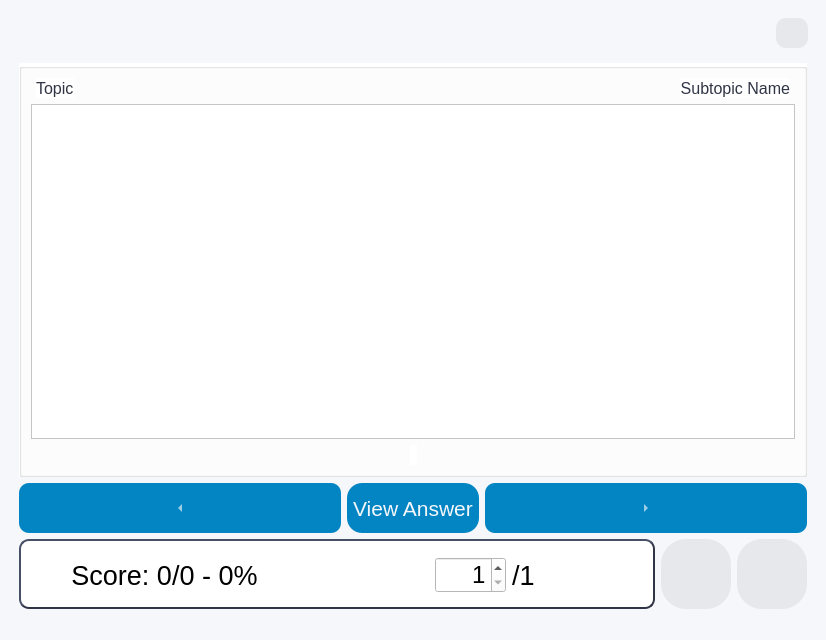
<?xml version="1.0" encoding="UTF-8"?>
<ui version="4.0">
 <class>MainWindow</class>
 <widget class="QMainWindow" name="MainWindow">
  <property name="geometry">
   <rect>
    <x>0</x>
    <y>0</y>
    <width>826</width>
    <height>640</height>
   </rect>
  </property>
  <property name="windowTitle">
   <string>Smart Retain</string>
  </property>
  <property name="styleSheet">
   <string notr="true">background-color: #F6F7FB</string>
  </property>
  <widget class="QWidget" name="centralwidget">
   <layout class="QVBoxLayout" name="verticalLayout">
    <item>
     <widget class="QWidget" name="menuBar" native="true">
      <property name="sizePolicy">
       <sizepolicy hsizetype="Expanding" vsizetype="Fixed">
        <horstretch>0</horstretch>
        <verstretch>0</verstretch>
       </sizepolicy>
      </property>
      <property name="styleSheet">
       <string notr="true"/>
      </property>
      <layout class="QHBoxLayout" name="horizontalLayout_2">
       <item>
        <layout class="QHBoxLayout" name="horizontalLayout">
         <item>
          <widget class="QLabel" name="courseNameLabel">
           <property name="font">
            <font>
             <family>MS Shell Dlg 2</family>
             <pointsize>16</pointsize>
            </font>
           </property>
           <property name="styleSheet">
            <string notr="true"/>
           </property>
           <property name="text">
            <string/>
           </property>
           <property name="alignment">
            <set>Qt::AlignCenter</set>
           </property>
          </widget>
         </item>
         <item>
          <widget class="QPushButton" name="optionsBtn">
           <property name="sizePolicy">
            <sizepolicy hsizetype="Fixed" vsizetype="Fixed">
             <horstretch>0</horstretch>
             <verstretch>0</verstretch>
            </sizepolicy>
           </property>
           <property name="minimumSize">
            <size>
             <width>30</width>
             <height>30</height>
            </size>
           </property>
           <property name="styleSheet">
            <string notr="true">QPushButton {
	border-radius: 10px;
	background-color:rgb(231, 232, 236);
	border-width: 0px
}

QPushButton:hover {
    background-color:rgb(210, 211, 214);
}</string>
           </property>
           <property name="text">
            <string/>
           </property>
          </widget>
         </item>
        </layout>
       </item>
      </layout>
     </widget>
    </item>
    <item>
     <layout class="QGridLayout" name="gridLayout" rowstretch="2,0,0" columnstretch="0,0,0,0,0">
      <item row="0" column="1" colspan="3">
       <widget class="QGroupBox" name="noteBox">
        <property name="sizePolicy">
         <sizepolicy hsizetype="Expanding" vsizetype="Expanding">
          <horstretch>0</horstretch>
          <verstretch>0</verstretch>
         </sizepolicy>
        </property>
        <property name="minimumSize">
         <size>
          <width>0</width>
          <height>200</height>
         </size>
        </property>
        <property name="font">
         <font>
          <pointsize>12</pointsize>
         </font>
        </property>
        <property name="styleSheet">
         <string notr="true">background-color:white</string>
        </property>
        <property name="title">
         <string/>
        </property>
        <property name="alignment">
         <set>Qt::AlignCenter</set>
        </property>
        <property name="flat">
         <bool>false</bool>
        </property>
        <layout class="QVBoxLayout" name="viewNoteLayout">
         <item>
          <layout class="QVBoxLayout" name="noteVBox">
           <item>
            <layout class="QHBoxLayout" name="horizontalLayout_4">
             <item>
              <spacer name="horizontalSpacer_3">
               <property name="orientation">
                <enum>Qt::Horizontal</enum>
               </property>
               <property name="sizeType">
                <enum>QSizePolicy::Fixed</enum>
               </property>
               <property name="sizeHint" stdset="0">
                <size>
                 <width>5</width>
                 <height>0</height>
                </size>
               </property>
              </spacer>
             </item>
             <item>
              <widget class="QLabel" name="topicLabel">
               <property name="font">
                <font>
                 <family>MS Shell Dlg 2</family>
                 <pointsize>12</pointsize>
                </font>
               </property>
               <property name="styleSheet">
                <string notr="true">color: #303545</string>
               </property>
               <property name="text">
                <string>Topic</string>
               </property>
              </widget>
             </item>
             <item>
              <spacer name="horizontalSpacer_4">
               <property name="orientation">
                <enum>Qt::Horizontal</enum>
               </property>
               <property name="sizeHint" stdset="0">
                <size>
                 <width>40</width>
                 <height>20</height>
                </size>
               </property>
              </spacer>
             </item>
             <item>
              <widget class="QLabel" name="subtopicLabel">
               <property name="font">
                <font>
                 <family>MS Shell Dlg 2</family>
                 <pointsize>12</pointsize>
                </font>
               </property>
               <property name="styleSheet">
                <string notr="true">color: #303545</string>
               </property>
               <property name="text">
                <string>Subtopic Name</string>
               </property>
               <property name="alignment">
                <set>Qt::AlignRight|Qt::AlignTrailing|Qt::AlignVCenter</set>
               </property>
              </widget>
             </item>
             <item>
              <spacer name="horizontalSpacer_5">
               <property name="orientation">
                <enum>Qt::Horizontal</enum>
               </property>
               <property name="sizeType">
                <enum>QSizePolicy::Fixed</enum>
               </property>
               <property name="sizeHint" stdset="0">
                <size>
                 <width>5</width>
                 <height>0</height>
                </size>
               </property>
              </spacer>
             </item>
            </layout>
           </item>
          </layout>
         </item>
         <item>
          <widget class="QTextEdit" name="noteEdit">
           <property name="font">
            <font>
             <family>MS Shell Dlg 2</family>
             <pointsize>20</pointsize>
             <weight>50</weight>
             <bold>false</bold>
            </font>
           </property>
           <property name="styleSheet">
            <string notr="true">padding-top:30;
padding-left:10;
padding-right:10;
padding-bottom:10;</string>
           </property>
           <property name="readOnly">
            <bool>true</bool>
           </property>
           <property name="html">
            <string>&lt;!DOCTYPE HTML PUBLIC &quot;-//W3C//DTD HTML 4.0//EN&quot; &quot;http://www.w3.org/TR/REC-html40/strict.dtd&quot;&gt;
&lt;html&gt;&lt;head&gt;&lt;meta name=&quot;qrichtext&quot; content=&quot;1&quot; /&gt;&lt;style type=&quot;text/css&quot;&gt;
p, li { white-space: pre-wrap; }
&lt;/style&gt;&lt;/head&gt;&lt;body style=&quot; font-family:'MS Shell Dlg 2'; font-size:20pt; font-weight:400; font-style:normal;&quot;&gt;
&lt;p align=&quot;center&quot; style=&quot;-qt-paragraph-type:empty; margin-top:0px; margin-bottom:0px; margin-left:0px; margin-right:0px; -qt-block-indent:0; text-indent:0px; font-family:'MS Shell Dlg 2'; font-weight:600;&quot;&gt;&lt;br /&gt;&lt;/p&gt;&lt;/body&gt;&lt;/html&gt;</string>
           </property>
          </widget>
         </item>
         <item>
          <layout class="QHBoxLayout" name="diagramLayout">
           <item>
            <spacer name="horizontalSpacer_6">
             <property name="orientation">
              <enum>Qt::Horizontal</enum>
             </property>
             <property name="sizeHint" stdset="0">
              <size>
               <width>40</width>
               <height>20</height>
              </size>
             </property>
            </spacer>
           </item>
           <item>
            <widget class="QLabel" name="diagramLabel">
             <property name="text">
              <string/>
             </property>
            </widget>
           </item>
           <item>
            <spacer name="horizontalSpacer_7">
             <property name="orientation">
              <enum>Qt::Horizontal</enum>
             </property>
             <property name="sizeHint" stdset="0">
              <size>
               <width>40</width>
               <height>20</height>
              </size>
             </property>
            </spacer>
           </item>
          </layout>
         </item>
        </layout>
       </widget>
      </item>
      <item row="2" column="2">
       <widget class="QPushButton" name="editBtn">
        <property name="sizePolicy">
         <sizepolicy hsizetype="Fixed" vsizetype="Fixed">
          <horstretch>0</horstretch>
          <verstretch>0</verstretch>
         </sizepolicy>
        </property>
        <property name="minimumSize">
         <size>
          <width>70</width>
          <height>70</height>
         </size>
        </property>
        <property name="maximumSize">
         <size>
          <width>70</width>
          <height>70</height>
         </size>
        </property>
        <property name="font">
         <font>
          <pointsize>16</pointsize>
         </font>
        </property>
        <property name="styleSheet">
         <string notr="true">QPushButton {
	border-radius: 25px;
	background-color:rgb(231, 232, 236);
}

QPushButton:hover {
    background-color:rgb(210, 211, 214);
}</string>
        </property>
        <property name="text">
         <string/>
        </property>
       </widget>
      </item>
      <item row="1" column="1" colspan="3">
       <layout class="QHBoxLayout" name="horizontalLayout_3" stretch="2,0,2">
        <item>
         <widget class="QToolButton" name="leftBtn">
          <property name="enabled">
           <bool>false</bool>
          </property>
          <property name="sizePolicy">
           <sizepolicy hsizetype="Expanding" vsizetype="Expanding">
            <horstretch>0</horstretch>
            <verstretch>0</verstretch>
           </sizepolicy>
          </property>
          <property name="minimumSize">
           <size>
            <width>0</width>
            <height>50</height>
           </size>
          </property>
          <property name="styleSheet">
           <string notr="true">QToolButton {
	background-color: #0285c2;
	border-radius: 10px;
	color: #F6F7FB;
}

QToolButton:hover {
    background-color: rgb(2, 106, 154);
}</string>
          </property>
          <property name="text">
           <string>...</string>
          </property>
          <property name="arrowType">
           <enum>Qt::LeftArrow</enum>
          </property>
         </widget>
        </item>
        <item>
         <widget class="QPushButton" name="flipBtn">
          <property name="sizePolicy">
           <sizepolicy hsizetype="Expanding" vsizetype="Expanding">
            <horstretch>0</horstretch>
            <verstretch>0</verstretch>
           </sizepolicy>
          </property>
          <property name="font">
           <font>
            <family>MS Shell Dlg 2</family>
            <pointsize>16</pointsize>
            <weight>50</weight>
            <bold>false</bold>
           </font>
          </property>
          <property name="styleSheet">
           <string notr="true">QPushButton {
	background-color: #0285c2;
	border-radius: 15px;
	color: #F6F7FB;
}

QPushButton:hover {
    background-color: rgb(2, 106, 154);
}</string>
          </property>
          <property name="text">
           <string> View Answer </string>
          </property>
         </widget>
        </item>
        <item>
         <widget class="QToolButton" name="rightBtn">
          <property name="enabled">
           <bool>false</bool>
          </property>
          <property name="sizePolicy">
           <sizepolicy hsizetype="Expanding" vsizetype="Expanding">
            <horstretch>0</horstretch>
            <verstretch>0</verstretch>
           </sizepolicy>
          </property>
          <property name="styleSheet">
           <string notr="true">QToolButton {
	background-color: #0285c2;
	border-radius: 10px;
	color: #F6F7FB;
}

QToolButton:hover {
    background-color: rgb(2, 106, 154);
}</string>
          </property>
          <property name="text">
           <string>...</string>
          </property>
          <property name="arrowType">
           <enum>Qt::RightArrow</enum>
          </property>
         </widget>
        </item>
       </layout>
      </item>
      <item row="0" column="4" rowspan="3">
       <spacer name="horizontalSpacer_2">
        <property name="orientation">
         <enum>Qt::Horizontal</enum>
        </property>
        <property name="sizeType">
         <enum>QSizePolicy::Fixed</enum>
        </property>
        <property name="sizeHint" stdset="0">
         <size>
          <width>10</width>
          <height>0</height>
         </size>
        </property>
       </spacer>
      </item>
      <item row="2" column="3">
       <widget class="QPushButton" name="starBtn">
        <property name="sizePolicy">
         <sizepolicy hsizetype="Fixed" vsizetype="Fixed">
          <horstretch>0</horstretch>
          <verstretch>0</verstretch>
         </sizepolicy>
        </property>
        <property name="minimumSize">
         <size>
          <width>70</width>
          <height>70</height>
         </size>
        </property>
        <property name="maximumSize">
         <size>
          <width>70</width>
          <height>70</height>
         </size>
        </property>
        <property name="font">
         <font>
          <pointsize>16</pointsize>
         </font>
        </property>
        <property name="styleSheet">
         <string notr="true">QPushButton {
	border-radius: 25px;
	background-color:rgb(231, 232, 236);
}

QPushButton:checked{
	background-color:rgb(210, 211, 214);
	border: 1px solid black;
}

QPushButton:hover {
    background-color:rgb(210, 211, 214);
}</string>
        </property>
        <property name="text">
         <string/>
        </property>
        <property name="checkable">
         <bool>true</bool>
        </property>
       </widget>
      </item>
      <item row="0" column="0" rowspan="3">
       <spacer name="horizontalSpacer">
        <property name="orientation">
         <enum>Qt::Horizontal</enum>
        </property>
        <property name="sizeType">
         <enum>QSizePolicy::Fixed</enum>
        </property>
        <property name="sizeHint" stdset="0">
         <size>
          <width>10</width>
          <height>0</height>
         </size>
        </property>
       </spacer>
      </item>
      <item row="2" column="1">
       <widget class="QGroupBox" name="groupBox">
        <property name="styleSheet">
         <string notr="true">QGroupBox{
background-color: white;
border-style: outset;
border-width: 2px;
border-radius: 10px;
border-color: #303545;
color:#303545;
}</string>
        </property>
        <property name="title">
         <string/>
        </property>
        <layout class="QHBoxLayout" name="horizontalLayout_5">
         <item>
          <widget class="QLabel" name="scoreLabel">
           <property name="sizePolicy">
            <sizepolicy hsizetype="Expanding" vsizetype="Expanding">
             <horstretch>0</horstretch>
             <verstretch>0</verstretch>
            </sizepolicy>
           </property>
           <property name="font">
            <font>
             <family>MS Shell Dlg 2</family>
             <pointsize>20</pointsize>
            </font>
           </property>
           <property name="styleSheet">
            <string notr="true">border-width:0px;
background-color: white;
padding-left: 40px;
padding-right: 40px;

</string>
           </property>
           <property name="text">
            <string>Score: 0/0 - 0%</string>
           </property>
           <property name="alignment">
            <set>Qt::AlignCenter</set>
           </property>
          </widget>
         </item>
         <item>
          <spacer name="horizontalSpacer_8">
           <property name="orientation">
            <enum>Qt::Horizontal</enum>
           </property>
           <property name="sizeHint" stdset="0">
            <size>
             <width>80</width>
             <height>20</height>
            </size>
           </property>
          </spacer>
         </item>
         <item>
          <widget class="QSpinBox" name="noteNoBox">
           <property name="sizePolicy">
            <sizepolicy hsizetype="Fixed" vsizetype="Fixed">
             <horstretch>0</horstretch>
             <verstretch>0</verstretch>
            </sizepolicy>
           </property>
           <property name="font">
            <font>
             <family>MS Shell Dlg 2</family>
             <pointsize>18</pointsize>
            </font>
           </property>
           <property name="styleSheet">
            <string notr="true">border-width:0px;
background-color: white;</string>
           </property>
           <property name="alignment">
            <set>Qt::AlignRight|Qt::AlignTrailing|Qt::AlignVCenter</set>
           </property>
           <property name="minimum">
            <number>1</number>
           </property>
           <property name="maximum">
            <number>100</number>
           </property>
          </widget>
         </item>
         <item>
          <widget class="QLabel" name="noteNoLabel">
           <property name="sizePolicy">
            <sizepolicy hsizetype="Expanding" vsizetype="Expanding">
             <horstretch>0</horstretch>
             <verstretch>0</verstretch>
            </sizepolicy>
           </property>
           <property name="font">
            <font>
             <family>MS Shell Dlg 2</family>
             <pointsize>20</pointsize>
            </font>
           </property>
           <property name="styleSheet">
            <string notr="true">border-width:0px;
background-color: white;</string>
           </property>
           <property name="text">
            <string>/1</string>
           </property>
           <property name="alignment">
            <set>Qt::AlignLeading|Qt::AlignLeft|Qt::AlignVCenter</set>
           </property>
          </widget>
         </item>
        </layout>
       </widget>
      </item>
     </layout>
    </item>
   </layout>
  </widget>
  <widget class="QStatusBar" name="statusbar"/>
 </widget>
 <resources/>
 <connections/>
</ui>
